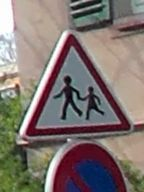
#> input picture DATA_BASE_SIMULEE/A13a/00bd169d35de2cfdcf7ca7cad54949af3c8d9680b7ef5c72edf747192c665be6.jpg, 144 x 192 px; its folder holds only this picture in this run
$ python trouver_centre_panneau.py
#> lines starting #> are read from the running program, lines starting #| are printed output that depends on the picture
### python/extraction.py
import cv2
from PIL import Image
import json
import pyexiv2

def get_whxy_from_img_path(image_path):
    """
    Retrieves the width and height of the image of origin ,
    as well as the x and y coordinates of the bbox from the image path
    in the image of origin.

    Args:
        image_path (str): The path to the image file.

    Returns:
        tuple: A tuple containing the width, height, x and y coordinates.
    """
    image = Image.open(image_path)
    if "comment" in image.info:
        comm = image.info["comment"]
        comm_json = json.loads(comm)
        xywh = comm_json.get('xywh')
        x, y = xywh[0], xywh[1]
        w, h = comm_json.get('width'), comm_json.get('height')
        return w,h,x,y
    else:
        print('Pas de comm jpeg')
        return None

### python/plotting.py
#!/usr/bin/env python3
# -*- coding: utf-8 -*-
"""
Created on Tue Apr  2 14:08:45 2024

@author: formation
"""
import cv2
from matplotlib import pyplot as plt
import numpy as np
import math


# [10 lines left out: function affichagex3, not called in this run]


def show_image(img, title="Image"):
    plt.imshow(cv2.cvtColor(img, cv2.COLOR_BGR2RGB))
    plt.title(title)
    plt.axis('off')
    plt.show()


# [41 lines left out: functions show_image_triangle, show_image_rectangle, save_image, not called in this run]

### python/trouver_centre_panneau.py
#!/usr/bin/env python3
# -*- coding: utf-8 -*-
"""
Created on Wed Apr  3 13:47:15 2024

@author: Victorien
"""

###### 0 - Imports #####

import numpy as np
import cv2
import math
#import plotting
#import extraction
import python.plotting as plotting
import python.extraction as extraction
import pandas as pd
import os
from scipy.spatial import ConvexHull

def csv_reader(path):
	"""
	Read a csv file and makes it a dictionnary

	Parameters
	----------
	path : String
		Path of .csv file.

	Returns
	-------
	TYPE : Dictionnary
		Associates each sign code to a number between 0 and 9, correspondin to the sign shape

	"""
#> further down, img is the input picture: shape (192, 144, 3); mean B, G, R 112.2, 117.1, 127.9
	return dict(np.genfromtxt(path, delimiter=",", dtype=None, encoding='UTF8'))

def BGRtoGRAY(img):
	gray = cv2.cvtColor(img, cv2.COLOR_BGR2GRAY)
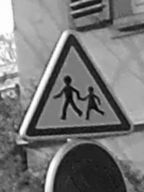
#> gray: shape (192, 144); min 3, max 255, mean 119.8
	return gray

def DetectionContours(imgGray):
	imgBlur = cv2.GaussianBlur(imgGray, (5, 5), 0)
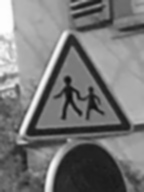
#> imgBlur: shape (192, 144); min 11, max 253, mean 119.8
	edges = cv2.Canny(imgBlur, 50, 150)
#> edges: shape (192, 144); 10.9% white in thin lines or dots
#> (the rest of the program and of its run is left out)
